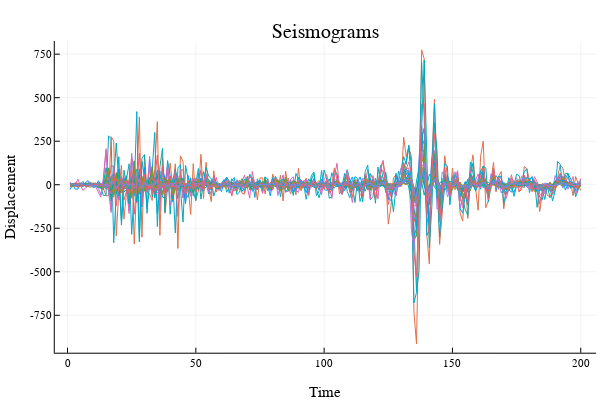

Source (notebook cell):
### Markdown cell above
First let us load our data. We'll then plot all the seismograms together, just to demonstrate their similarity. This graph is useless for anything else, although it has a certain asthetic appeal.

### Code cell
seismograms = matread("seismograms.mat.mat")["seismograms"]
# I assume the format of the data is that each row is single seismogram.
# Each value is a displacement  and they are ordered chronoloigcally over some timescale?

"""
Plots the seismogram matrix such that all the seismograms are overlaid.
"""
function plotSeismogramMatrix(S::Matrix)::Plots.Plot
    # Setup a variable to store the plots
    p = plot(legend=false, xlabel="Time", ylabel="Displacement", title="Seismograms") # I don't know what the units are
    # Loop over all the seismograms
    for row in 1:size(S)[1]
        p = plot!(S[row,:])
    end
    return p
end

plotSeismogramMatrix(seismograms)

### Figure 1 — Plotly figure (JSON) as saved in the notebook; plotly's stock layout.template omitted (floating-point values rounded to 4 significant figures; data arrays with more than 128 entries replaced by an {"elided": "..."} marker saying what was removed)
{"data": [{"xaxis": "x", "colorbar": {"title": ""}, "yaxis": "y", "x": {"elided": "200 int values"}, "showlegend": true, "mode": "lines", "name": "y1", "zmin": null, "legendgroup": "y1", "zmax": null, "line": {"color": "rgba(0, 154, 250, 1.000)", "shape": "linear", "dash": "solid", "width": 1}, "y": {"elided": "200 float values"}, "type": "scatter"}, {"xaxis": "x", "colorbar": {"title": ""}, "yaxis": "y", "x": {"elided": "200 int values"}, "showlegend": true, "mode": "lines", "name": "y2", "zmin": null, "legendgroup": "y2", "zmax": null, "line": {"color": "rgba(227, 111, 71, 1.000)", "shape": "linear", "dash": "solid", "width": 1}, "y": {"elided": "200 float values"}, "type": "scatter"}, {"xaxis": "x", "colorbar": {"title": ""}, "yaxis": "y", "x": {"elided": "200 int values"}, "showlegend": true, "mode": "lines", "name": "y3", "zmin": null, "legendgroup": "y3", "zmax": null, "line": {"color": "rgba(62, 164, 78, 1.000)", "shape": "linear", "dash": "solid", "width": 1}, "y": {"elided": "200 float values"}, "type": "scatter"}, {"xaxis": "x", "colorbar": {"title": ""}, "yaxis": "y", "x": {"elided": "200 int values"}, "showlegend": true, "mode": "lines", "name": "y4", "zmin": null, "legendgroup": "y4", "zmax": null, "line": {"color": "rgba(195, 113, 210, 1.000)", "shape": "linear", "dash": "solid", "width": 1}, "y": {"elided": "200 float values"}, "type": "scatter"}, {"xaxis": "x", "colorbar": {"title": ""}, "yaxis": "y", "x": {"elided": "200 int values"}, "showlegend": true, "mode": "lines", "name": "y5", "zmin": null, "legendgroup": "y5", "zmax": null, "line": {"color": "rgba(172, 142, 24, 1.000)", "shape": "linear", "dash": "solid", "width": 1}, "y": {"elided": "200 float values"}, "type": "scatter"}, {"xaxis": "x", "colorbar": {"title": ""}, "yaxis": "y", "x": {"elided": "200 int values"}, "showlegend": true, "mode": "lines", "name": "y6", "zmin": null, "legendgroup": "y6", "zmax": null, "line": {"color": "rgba(0, 170, 174, 1.000)", "shape": "linear", "dash": "solid", "width": 1}, "y": {"elided": "200 float values"}, "type": "scatter"}, {"xaxis": "x", "colorbar": {"title": ""}, "yaxis": "y", "x": {"elided": "200 int values"}, "showlegend": true, "mode": "lines", "name": "y7", "zmin": null, "legendgroup": "y7", "zmax": null, "line": {"color": "rgba(237, 94, 147, 1.000)", "shape": "linear", "dash": "solid", "width": 1}, "y": {"elided": "200 float values"}, "type": "scatter"}, {"xaxis": "x", "colorbar": {"title": ""}, "yaxis": "y", "x": {"elided": "200 int values"}, "showlegend": true, "mode": "lines", "name": "y8", "zmin": null, "legendgroup": "y8", "zmax": null, "line": {"color": "rgba(198, 130, 37, 1.000)", "shape": "linear", "dash": "solid", "width": 1}, "y": {"elided": "200 float values"}, "type": "scatter"}, {"xaxis": "x", "colorbar": {"title": ""}, "yaxis": "y", "x": {"elided": "200 int values"}, "showlegend": true, "mode": "lines", "name": "y9", "zmin": null, "legendgroup": "y9", "zmax": null, "line": {"color": "rgba(0, 169, 141, 1.000)", "shape": "linear", "dash": "solid", "width": 1}, "y": {"elided": "200 float values"}, "type": "scatter"}, {"xaxis": "x", "colorbar": {"title": ""}, "yaxis": "y", "x": {"elided": "200 int values"}, "showlegend": true, "mode": "lines", "name": "y10", "zmin": null, "legendgroup": "y10", "zmax": null, "line": {"color": "rgba(142, 151, 30, 1.000)", "shape": "linear", "dash": "solid", "width": 1}, "y": {"elided": "200 float values"}, "type": "scatter"}, {"xaxis": "x", "colorbar": {"title": ""}, "yaxis": "y", "x": {"elided": "200 int values"}, "showlegend": true, "mode": "lines", "name": "y11", "zmin": null, "legendgroup": "y11", "zmax": null, "line": {"color": "rgba(0, 169, 204, 1.000)", "shape": "linear", "dash": "solid", "width": 1}, "y": {"elided": "200 float values"}, "type": "scatter"}, {"xaxis": "x", "colorbar": {"title": ""}, "yaxis": "y", "x": {"elided": "200 int values"}, "showlegend": true, "mode": "lines", "name": "y12", "zmin": null, "legendgroup": "y12", "zmax": null, "line": {"color": "rgba(155, 127, 233, 1.000)", "shape": "linear", "dash": "solid", "width": 1}, "y": {"elided": "200 float values"}, "type": "scatter"}, {"xaxis": "x", "colorbar": {"title": ""}, "yaxis": "y", "x": {"elided": "200 int values"}, "showlegend": true, "mode": "lines", "name": "y13", "zmin": null, "legendgroup": "y13", "zmax": null, "line": {"color": "rgba(97, 141, 246, 1.000)", "shape": "linear", "dash": "solid", "width": 1}, "y": {"elided": "200 float values"}, "type": "scatter"}, {"xaxis": "x", "colorbar": {"title": ""}, "yaxis": "y", "x": {"elided": "200 int values"}, "showlegend": true, "mode": "lines", "name": "y14", "zmin": null, "legendgroup": "y14", "zmax": null, "line": {"color": "rgba(240, 96, 115, 1.000)", "shape": "linear", "dash": "solid", "width": 1}, "y": {"elided": "200 float values"}, "type": "scatter"}, {"xaxis": "x", "colorbar": {"title": ""}, "yaxis": "y", "x": {"elided": "200 int values"}, "showlegend": true, "mode": "lines", "name": "y15", "zmin": null, "legendgroup": "y15", "zmax": null, "line": {"color": "rgba(221, 101, 182, 1.000)", "shape": "linear", "dash": "solid", "width": 1}, "y": {"elided": "200 float values"}, "type": "scatter"}, {"xaxis": "x", "colorbar": {"title": ""}, "yaxis": "y", "x": {"elided": "200 int values"}, "showlegend": true, "mode": "lines", "name": "y16", "zmin": null, "legendgroup": "y16", "zmax": null, "line": {"color": "rgba(108, 159, 51, 1.000)", "shape": "linear", "dash": "solid", "width": 1}, "y": {"elided": "200 float values"}, "type": "scatter"}, {"xaxis": "x", "colorbar": {"title": ""}, "yaxis": "y", "x": {"elided": "200 int values"}, "showlegend": true, "mode": "lines", "name": "y17", "zmin": null, "legendgroup": "y17", "zmax": null, "line": {"color": "rgba(0, 154, 250, 1.000)", "shape": "linear", "dash": "solid", "width": 1}, "y": {"elided": "200 float values"}, "type": "scatter"}, {"xaxis": "x", "colorbar": {"title": ""}, "yaxis": "y", "x": {"elided": "200 int values"}, "showlegend": true, "mode": "lines", "name": "y18", "zmin": null, "legendgroup": "y18", "zmax": null, "line": {"color": "rgba(227, 111, 71, 1.000)", "shape": "linear", "dash": "solid", "width": 1}, "y": {"elided": "200 float values"}, "type": "scatter"}, {"xaxis": "x", "colorbar": {"title": ""}, "yaxis": "y", "x": {"elided": "200 int values"}, "showlegend": true, "mode": "lines", "name": "y19", "zmin": null, "legendgroup": "y19", "zmax": null, "line": {"color": "rgba(62, 164, 78, 1.000)", "shape": "linear", "dash": "solid", "width": 1}, "y": {"elided": "200 float values"}, "type": "scatter"}, {"xaxis": "x", "colorbar": {"title": ""}, "yaxis": "y", "x": {"elided": "200 int values"}, "showlegend": true, "mode": "lines", "name": "y20", "zmin": null, "legendgroup": "y20", "zmax": null, "line": {"color": "rgba(195, 113, 210, 1.000)", "shape": "linear", "dash": "solid", "width": 1}, "y": {"elided": "200 float values"}, "type": "scatter"}, {"xaxis": "x", "colorbar": {"title": ""}, "yaxis": "y", "x": {"elided": "200 int values"}, "showlegend": true, "mode": "lines", "name": "y21", "zmin": null, "legendgroup": "y21", "zmax": null, "line": {"color": "rgba(172, 142, 24, 1.000)", "shape": "linear", "dash": "solid", "width": 1}, "y": {"elided": "200 float values"}, "type": "scatter"}, {"xaxis": "x", "colorbar": {"title": ""}, "yaxis": "y", "x": {"elided": "200 int values"}, "showlegend": true, "mode": "lines", "name": "y22", "zmin": null, "legendgroup": "y22", "zmax": null, "line": {"color": "rgba(0, 170, 174, 1.000)", "shape": "linear", "dash": "solid", "width": 1}, "y": {"elided": "200 float values"}, "type": "scatter"}, {"xaxis": "x", "colorbar": {"title": ""}, "yaxis": "y", "x": {"elided": "200 int values"}, "showlegend": true, "mode": "lines", "name": "y23", "zmin": null, "legendgroup": "y23", "zmax": null, "line": {"color": "rgba(237, 94, 147, 1.000)", "shape": "linear", "dash": "solid", "width": 1}, "y": {"elided": "200 float values"}, "type": "scatter"}, {"xaxis": "x", "colorbar": {"title": ""}, "yaxis": "y", "x": {"elided": "200 int values"}, "showlegend": true, "mode": "lines", "name": "y24", "zmin": null, "legendgroup": "y24", "zmax": null, "line": {"color": "rgba(198, 130, 37, 1.000)", "shape": "linear", "dash": "solid", "width": 1}, "y": {"elided": "200 float values"}, "type": "scatter"}, {"xaxis": "x", "colorbar": {"title": ""}, "yaxis": "y", "x": {"elided": "200 int values"}, "showlegend": true, "mode": "lines", "name": "y25", "zmin": null, "legendgroup": "y25", "zmax": null, "line": {"color": "rgba(0, 169, 141, 1.000)", "shape": "linear", "dash": "solid", "width": 1}, "y": {"elided": "200 float values"}, "type": "scatter"}, {"xaxis": "x", "colorbar": {"title": ""}, "yaxis": "y", "x": {"elided": "200 int values"}, "showlegend": true, "mode": "lines", "name": "y26", "zmin": null, "legendgroup": "y26", "zmax": null, "line": {"color": "rgba(142, 151, 30, 1.000)", "shape": "linear", "dash": "solid", "width": 1}, "y": {"elided": "200 float values"}, "type": "scatter"}, {"xaxis": "x", "colorbar": {"title": ""}, "yaxis": "y", "x": {"elided": "200 int values"}, "showlegend": true, "mode": "lines", "name": "y27", "zmin": null, "legendgroup": "y27", "zmax": null, "line": {"color": "rgba(0, 169, 204, 1.000)", "shape": "linear", "dash": "solid", "width": 1}, "y": {"elided": "200 float values"}, "type": "scatter"}, {"xaxis": "x", "colorbar": {"title": ""}, "yaxis": "y", "x": {"elided": "200 int values"}, "showlegend": true, "mode": "lines", "name": "y28", "zmin": null, "legendgroup": "y28", "zmax": null, "line": {"color": "rgba(155, 127, 233, 1.000)", "shape": "linear", "dash": "solid", "width": 1}, "y": {"elided": "200 float values"}, "type": "scatter"}, {"xaxis": "x", "colorbar": {"title": ""}, "yaxis": "y", "x": {"elided": "200 int values"}, "showlegend": true, "mode": "lines", "name": "y29", "zmin": null, "legendgroup": "y29", "zmax": null, "line": {"color": "rgba(97, 141, 246, 1.000)", "shape": "linear", "dash": "solid", "width": 1}, "y": {"elided": "200 float values"}, "type": "scatter"}, {"xaxis": "x", "colorbar": {"title": ""}, "yaxis": "y", "x": {"elided": "200 int values"}, "showlegend": true, "mode": "lines", "name": "y30", "zmin": null, "legendgroup": "y30", "zmax": null, "line": {"color": "rgba(240, 96, 115, 1.000)", "shape": "linear", "dash": "solid", "width": 1}, "y": {"elided": "200 float values"}, "type": "scatter"}], "layout": {"showlegend": false, "xaxis": {"showticklabels": true, "gridwidth": 0.5, "tickvals": [0, 50, 100, 150, 200], "range": [-4.97, 206.0], "domain": [0.09128, 0.9934], "mirror": false, "tickangle": 0, "showline": true, "ticktext": ["0", "50", "100", "150", "200"], "zeroline": false, "tickfont": {"color": "rgba(0, 0, 0, 1.000)", "family": "sans-serif", "size": 11}, "zerolinecolor": "rgba(0, 0, 0, 1.000)", "anchor": "y", "visible": true, "ticks": "inside", "tickmode": "array", "linecolor": "rgba(0, 0, 0, 1.000)", "showgrid": true, "title": "Time", "gridcolor": "rgba(0, 0, 0, 0.100)", "titlefont": {"color": "rgba(0, 0, 0, 1.000)", "family": "sans-serif", "size": 15}, "tickcolor": "rgb(0, 0, 0)", "type": "-"}, "paper_bgcolor": "rgba(255, 255, 255, 1.000)", "annotations": [{"yanchor": "top", "xanchor": "center", "rotation": 0, "y": 1, "font": {"color": "rgba(0, 0, 0, 1.000)", "family": "sans-serif", "size": 20}, "yref": "paper", "showarrow": false, "text": "Seismograms", "xref": "paper", "x": 0.5424}], "height": 400, "margin": {"l": 0, "b": 20, "r": 0, "t": 20}, "plot_bgcolor": "rgba(255, 255, 255, 1.000)", "yaxis": {"showticklabels": true, "gridwidth": 0.5, "tickvals": [-750, -500, -250, 0, 250, 500, 750], "range": [-965.0, 825.4], "domain": [0.07581, 0.9415], "mirror": false, "tickangle": 0, "showline": true, "ticktext": ["-750", "-500", "-250", "0", "250", "500", "750"], "zeroline": false, "tickfont": {"color": "rgba(0, 0, 0, 1.000)", "family": "sans-serif", "size": 11}, "zerolinecolor": "rgba(0, 0, 0, 1.000)", "anchor": "x", "visible": true, "ticks": "inside", "tickmode": "array", "linecolor": "rgba(0, 0, 0, 1.000)", "showgrid": true, "title": "Displacement", "gridcolor": "rgba(0, 0, 0, 0.100)", "titlefont": {"color": "rgba(0, 0, 0, 1.000)", "family": "sans-serif", "size": 15}, "tickcolor": "rgb(0, 0, 0)", "type": "-"}, "width": 600}}
